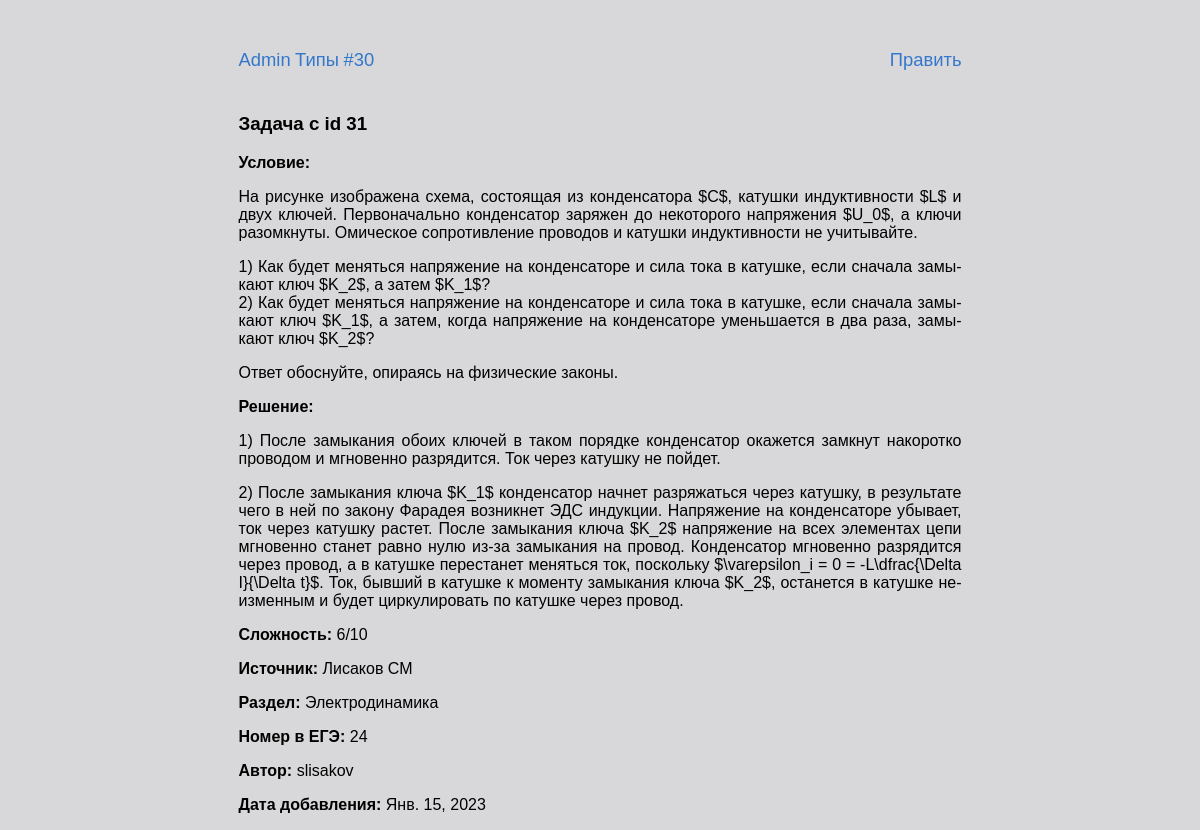
Before: /problems/31/ with the older database file.
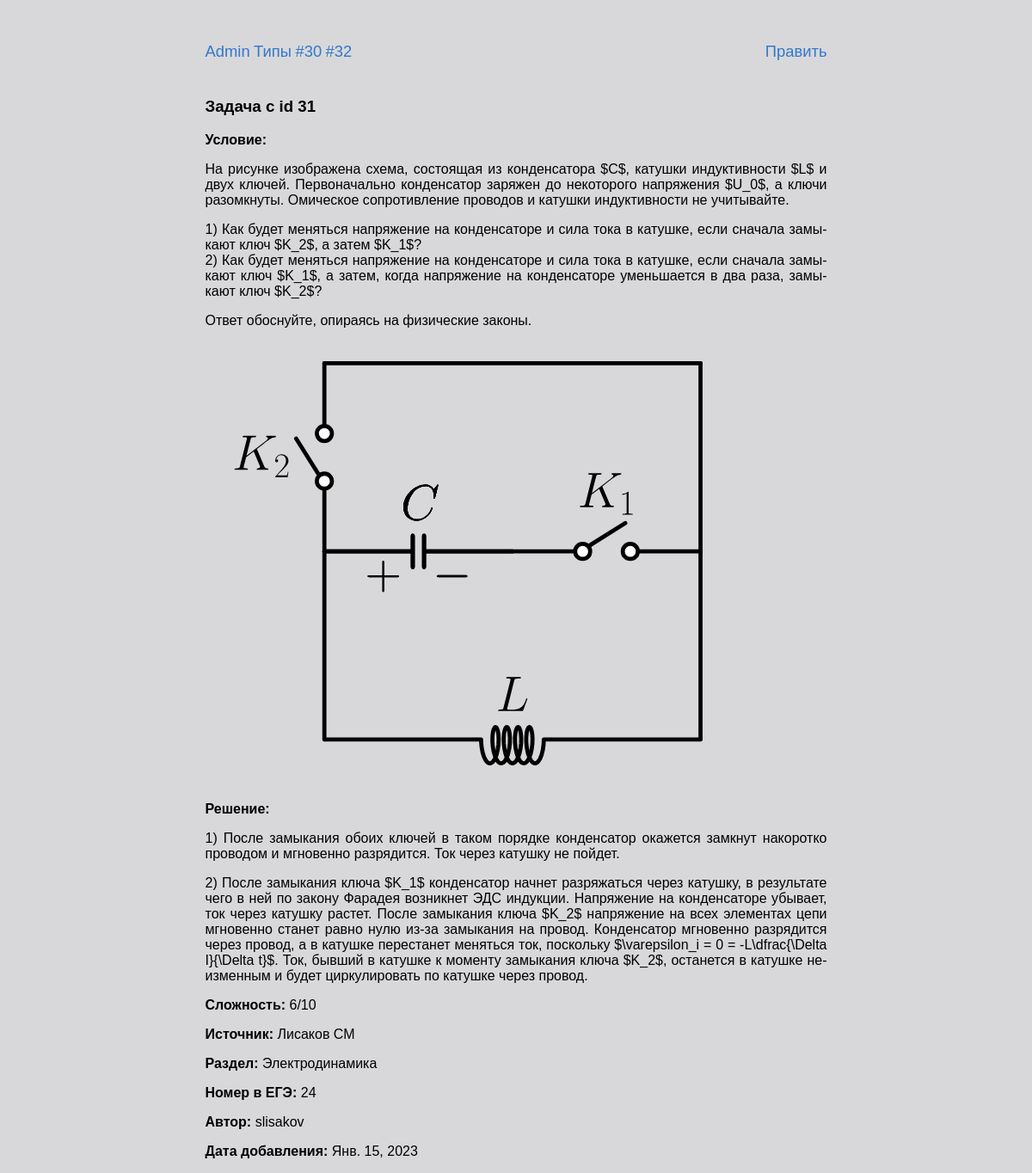
After: the same page with the newer database file.
### problems/models.py (models this page shows, shortened)
class Problem(models.Model):
    text = models.TextField('условие',
                            max_length=6000,
                            help_text='Максимум 6 тыс. символов '
                            '(если мало - обратитесь к создательнице сайта)')
    solution = models.TextField('решение',
                                max_length=6000,
                                help_text='Максимум 6 тыс. символов',
                                blank=True,
                                null=True)
    answer = models.TextField('ответ',
                              max_length=1000,
                              help_text='Максимум 1 тыс. символов',
                              blank=True,
                              null=True)
    complexity = models.PositiveSmallIntegerField('сложность',
                                                  help_text=('число от 1 до 10'
                                                             ' включительно'),
                                                  blank=True,
                                                  null=True,
                                                  validators=(
                                                      [MinValueValidator(1),
                                                       MaxValueValidator(10)]))
    author = models.ForeignKey(User,
                               on_delete=models.CASCADE,
                               editable=False,
                               verbose_name='автор')
    date = models.DateField('дата добавления',
                            auto_now_add=True)
    tags = models.ManyToManyField(Tag,
                                  verbose_name='тэги',
                                  blank=True)
    source = models.ForeignKey(Source,
                               on_delete=models.CASCADE,
                               verbose_name='источник',
                               blank=True,
                               null=True)
    category = models.ForeignKey(Category,
                                 on_delete=models.CASCADE,
                                 verbose_name='раздел',
                                 blank=True,
                                 null=True)
    subcategory = models.ForeignKey(Subcategory,
                                    on_delete=models.CASCADE,
                                    verbose_name='подраздел',
                                    blank=True,
                                    null=True)
    type_ege = models.ForeignKey(TypeInEGE,
                                 on_delete=models.CASCADE,
                                 verbose_name='Тип задания',
                                 null=True)
    class Meta:
        verbose_name = 'задача'
        verbose_name_plural = 'задачи'
        default_related_name = 'problems'

class Source(models.Model):
    name = models.CharField('название',
                            max_length=500,
                            help_text='Максимум 500 символов')
    class Meta:
        verbose_name = 'источник'
        verbose_name_plural = 'источники'
        default_related_name = 'source'
        ordering = ['name']
    def __str__(self):
        return self.name

class CategoryBaseModel(models.Model):
    name = models.CharField('название',
                            max_length=150,
                            help_text='Максимум 150 символов')
    slug = models.SlugField('слаг',
                            max_length=150,
                            help_text=('Слаг - текстовый идентификатор,'
                                       ' с помощью которого будут'
                                       ' генерироваться ссылки'))
    class Meta:
        abstract = True
    def __str__(self):
        return self.name

class Category(CategoryBaseModel):
    class Meta:
        verbose_name = 'раздел'
        verbose_name_plural = 'разделы'
        default_related_name = 'category'
        ordering = ['name']

class TypeInEGE(models.Model):
    number = models.PositiveSmallIntegerField('номер')
    max_score = models.PositiveSmallIntegerField('максимальное количество'
                                                 ' баллов')
    part_ege = models.ForeignKey(PartOfEGE,
                                 on_delete=models.CASCADE,
                                 verbose_name='часть ЕГЭ',
                                 default=1)
    class Meta:
        verbose_name = 'тип'
        verbose_name_plural = 'типы'
        default_related_name = 'type'
        ordering = ['number']
    def __str__(self):
        return str(self.number)

class Image(models.Model):
    RELATIONS = [
        (1, 'условию'),
        (2, 'решению'),
        (3, 'ответу')
    ]
    path_to_image = models.ImageField('изображение',
                                      upload_to='media/%Y/%m',
                                      default='')
    problem = models.ForeignKey(Problem,
                                verbose_name='задача',
                                on_delete=models.CASCADE)
    relation = models.PositiveSmallIntegerField('относится к',
                                                choices=RELATIONS)
    width = models.PositiveSmallIntegerField('размер в px',
                                             default=600)
    def sorl_delete(**kwargs):
        delete(kwargs['file'])
    cleanup_pre_delete.connect(sorl_delete)
    class Meta:
        verbose_name = 'изображение'
        verbose_name_plural = 'изображения'
        default_related_name = 'image'
    def image_tmb(self):
        if self.path_to_image.url[-3:] == 'svg':
            url = static('img/tmb_for_svg.png')
            return mark_safe(
                f'<img src="{url}">'
            )
        if self.path_to_image:
            return mark_safe(
                f'<img src="{self.get_img.url}">'
            )
        return 'Нет изображения'
    image_tmb.short_description = 'изображение'
    image_tmb.allow_tags = True

### problems/views.py (the view)
# urls.py: re_path(r'^(?P<pk>[1-9]\d*)/$', views.ProblemView.as_view(),
class ProblemView(DetailView):
    model = Problem
    template_name = 'problems/problem_detail.html'
    context_object_name = 'problem'
    def get_context_data(self, **kwargs):
        data = super().get_context_data(**kwargs)
        problem_pk = self.kwargs['pk']
        images = Image.objects.filter(problem_id=problem_pk)
        data['text_images'] = images.filter(relation=1)
        data['solution_images'] = images.filter(relation=2)
        data['answer_images'] = images.filter(relation=3)
        data['next_problem'] = (Problem.objects
                                       .all()
                                       .filter(id=int(problem_pk) + 1)
                                       .exists())
        data['previous_problem'] = (Problem.objects
                                           .all()
                                           .filter(id=int(problem_pk) - 1)
                                           .exists())
        return data

### templates/problems/problem_detail.html (shortened to what this page needs)
{% extends "base.html" %}
{% block content %}
  <div class="card">
    <h3 class="card-title">Задача с id {{problem.id}}</h3>
    <p><b>Условие: </b></p>{{problem.text|linebreaks}}
    {% for image in text_images %}
      <img class="mx-auto d-block" src="{{image.path_to_image.url}}" width="{{image.width}}">
    {% endfor %}
    {% if problem.solution%}<p><b>Решение: </b></p>{{problem.solution|linebreaks}}{% endif %}
    {% if problem.complexity%}<p><b>Сложность: </b>{{problem.complexity}}/10</p>{% endif %}
    {% if problem.source%}<p><b>Источник: </b>{{problem.source}}{% endif %}</p>
    {% if problem.category%}<p><b>Раздел: </b>{{problem.category}}{% endif %}</p>
    <p><b>Номер в ЕГЭ: </b>{{problem.type_ege}}</p>
    <p><b>Автор: </b>{{problem.author.username}}</p>
    <p><b>Дата добавления: </b>{{problem.date}}</p>
  </div>
{% endblock %}

### templates/base.html (shortened to what this page needs)
{% load static %}
<!DOCTYPE html>
<html lang="ru">
    <head>
        <link rel="stylesheet" href="{% static 'css/style.css'%}" type="text/css">
    </head>
    <body>
        <header>
          {% include "includes/nav.html" %}
        </header>
        <main>
            {% block content %}Пусто :({% endblock %}
        </main>
    </body>
</html>

### templates/includes/nav.html
<nav>
    <a href="/admin/">Admin</a>
    <a href="/admin/problems/typeinege">Типы</a>
    <a class="nav-right" href="/admin/problems/problem/{{problem.id}}/change">Править</a>
    {% if previous_problem %}
      <a href="/problems/{{problem.id|add:"-1"}}">#{{problem.id|add:"-1"}}</a>
    {% endif %}
    {% if next_problem %}
      <a href="/problems/{{problem.id|add:"+1"}}">#{{problem.id|add:"+1"}}</a>
    {% endif %}
</nav>

### static/css/style.css (style rules this page uses)
body { background-color: #d8d8da; -webkit-hyphens: auto; -moz-hyphens: auto; -ms-hyphens: auto; hyphens: auto; margin: 0px auto; width: 723px; max-width: 100%; font-family: Tahoma, Arial; text-align: justify; }
a { text-decoration: none; color: #3377cc; }
nav { margin: 5ex 0 4ex 0; }
nav a { line-height: 2em; font-size: 115%; -webkit-hyphens: none; -moz-hyphens: none; -ms-hyphens: none; hyphens: none; }
.nav-right { float: right; }

Changed rows visible on the page:
changed Problem "Лисаков СМ": id|add (not shown) → "32"
added Image: path_to_image (picture)
